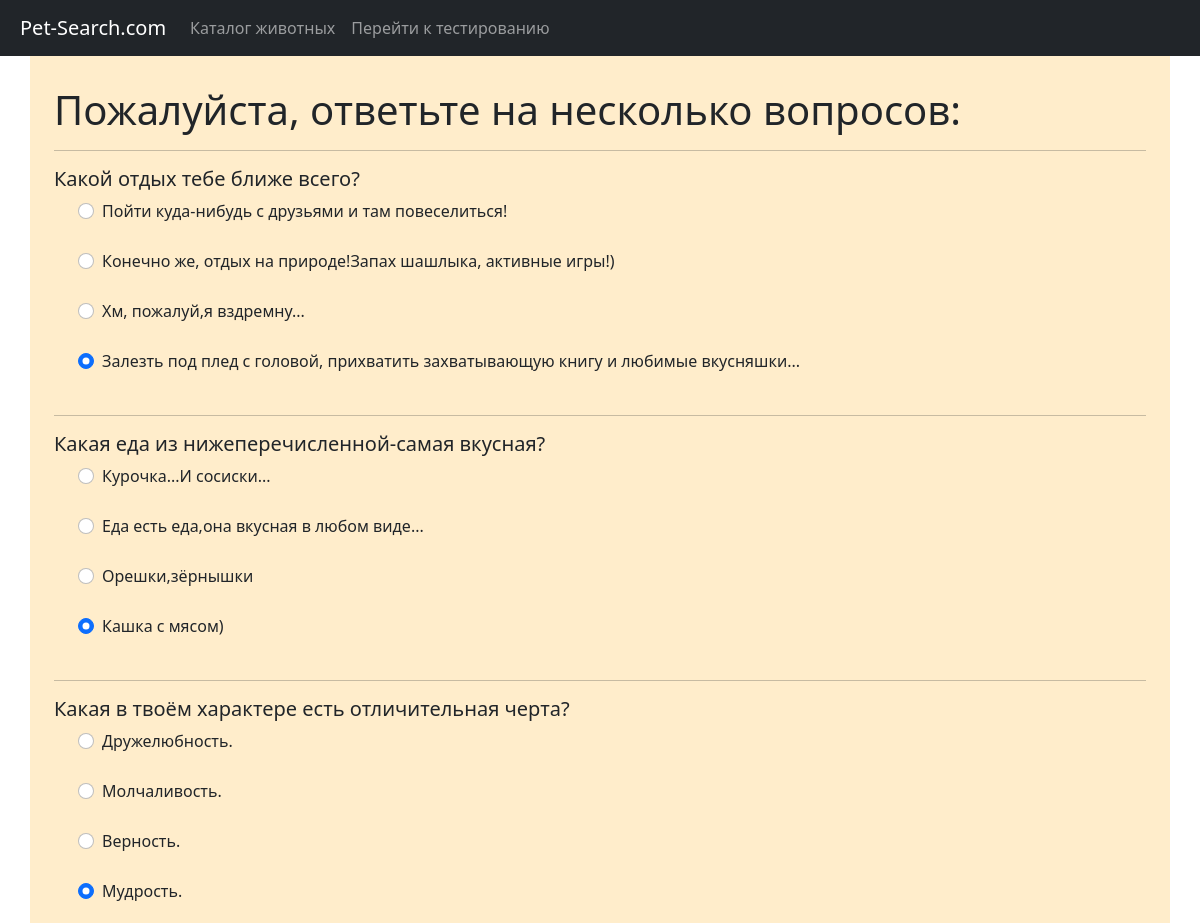
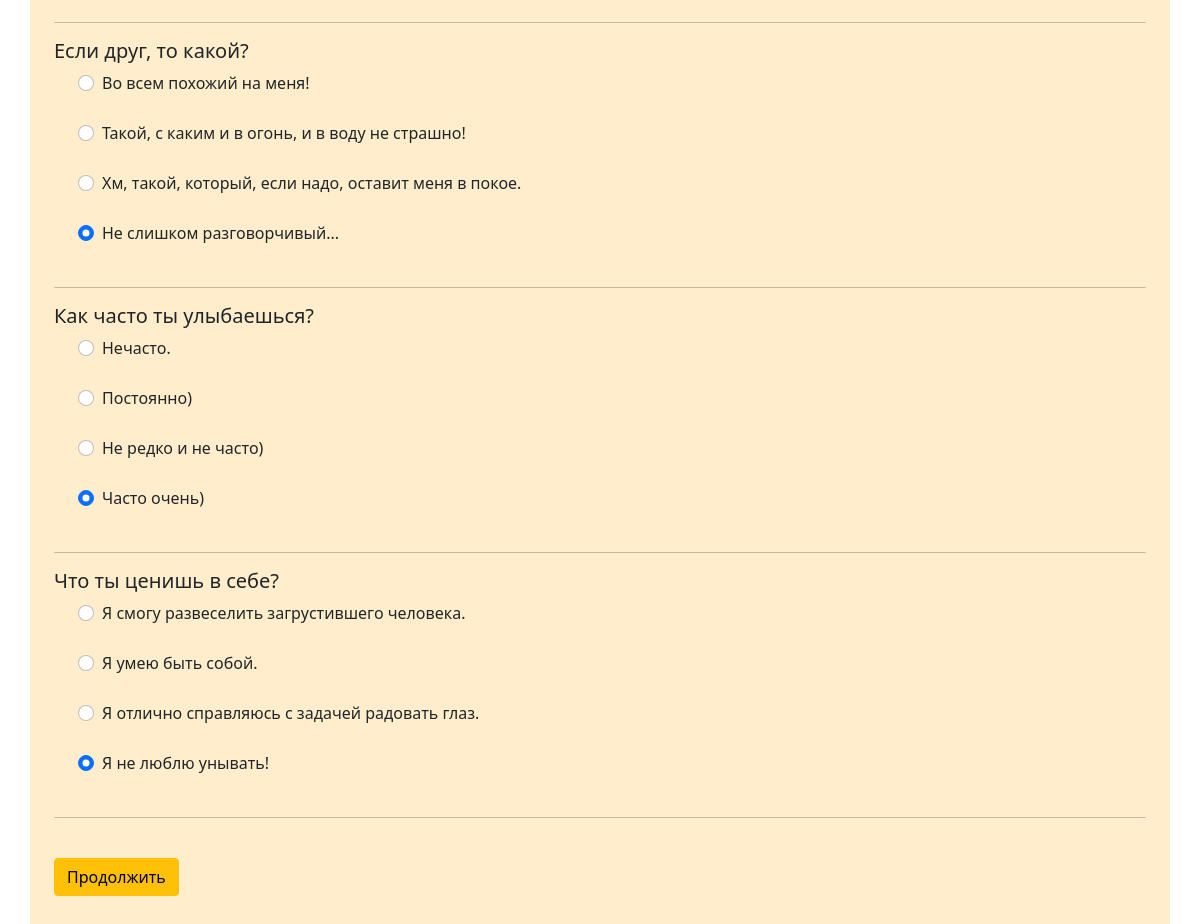
Page /personal/ on the committed database (2 pictures, top to bottom).
### quiz/models.py (models this page shows, shortened)
class PersonalQuestion(models.Model):
    title = models.TextField()
    cur_answer = models.TextField(default=None)

class PersonalQuestionUnit(models.Model):
    question = models.ForeignKey(to=PersonalQuestion, related_name='options', on_delete=models.CASCADE)
    text = models.TextField()
    point = models.IntegerField(default=1)

### quiz/views.py (the view)
# urls.py: path('personal/', personal_view, name='personal'),
def personal_view(request):
    if request.method == 'POST':
        questions = PersonalQuestion.objects.all()
        for q in questions:
            answer = request.POST.get(q.title)
            q.cur_answer = answer
            q.save()
        return HttpResponseRedirect(reverse('result'))
    else:
        questions = PersonalQuestion.objects.all()
        context = {
            'questions': questions
        }
        return render(request, 'personal.html', context)

### templates/personal.html (shortened to what this page needs)
{% extends 'index.html' %}
{% block content %}
    <div class="container " style="padding-bottom: 50px; padding-top: 30px">
        <h1>Пожалуйста, ответьте на несколько вопросов:</h1>
        <hr>
        <form method='post' action=''>
            {% for q  in questions %}
                <div class="form-group">
                    <h5><label for="question">{{ q.title }}</label></h5>
                </div>
                <div class="form-check">
                    {% for ans in q.options.all %}
                        <div class="form-check">
                            <input class="form-check-input" type="radio" name="{{ q.title }}" id="gridRadios1"
                                   value="{{ ans.text }}" checked>
                            <label class="form-check-label" for="gridRadios1">
                                {{ ans.text }}
                            </label>
                        </div>
                        <br>
                    {% endfor %}
                </div>
                <hr>
            {% endfor %}
            <br>
            <button type="submit" class="btn btn-warning">Продолжить</button>
        </form>
    </div>
{% endblock %}

### rows in the picture
PersonalQuestion: title "Какой отдых тебе ближе всего?"
PersonalQuestionUnit: text "Пойти куда-нибудь с друзьями и там повеселиться!"
PersonalQuestionUnit: text "Конечно же, отдых на природе!Запах шашлыка, активные игры!)"
PersonalQuestionUnit: text "Хм, пожалуй,я вздремну..."
PersonalQuestionUnit: text "Залезть под плед с головой, прихватить захватывающую книгу и любимые вкусняшки..."
PersonalQuestion: title "Какая еда из нижеперечисленной-самая вкусная?"
PersonalQuestionUnit: text "Курочка...И сосиски..."
PersonalQuestionUnit: text "Еда есть еда,она вкусная в любом виде..."
PersonalQuestionUnit: text "Орешки,зёрнышки"
PersonalQuestionUnit: text "Кашка с мясом)"
PersonalQuestion: title "Какая в твоём характере есть отличительная черта?"
PersonalQuestionUnit: text "Дружелюбность."
PersonalQuestionUnit: text "Молчаливость."
PersonalQuestionUnit: text "Верность."
PersonalQuestionUnit: text "Мудрость."
PersonalQuestion: title "Если друг, то какой?"
PersonalQuestionUnit: text "Во всем похожий на меня!"
PersonalQuestionUnit: text "Такой, с каким и в огонь, и в воду не страшно!"
PersonalQuestionUnit: text "Хм, такой, который, если надо, оставит меня в покое."
PersonalQuestionUnit: text "Не слишком разговорчивый..."
PersonalQuestion: title "Как часто ты улыбаешься?"
PersonalQuestionUnit: text "Нечасто."
PersonalQuestionUnit: text "Постоянно)"
PersonalQuestionUnit: text "Не редко и не часто)"
PersonalQuestionUnit: text "Часто очень)"
PersonalQuestion: title "Что ты ценишь в себе?"
PersonalQuestionUnit: text "Я смогу развеселить загрустившего человека."
PersonalQuestionUnit: text "Я умею быть собой."
PersonalQuestionUnit: text "Я отлично справляюсь с задачей радовать глаз."
PersonalQuestionUnit: text "Я не люблю унывать!"
